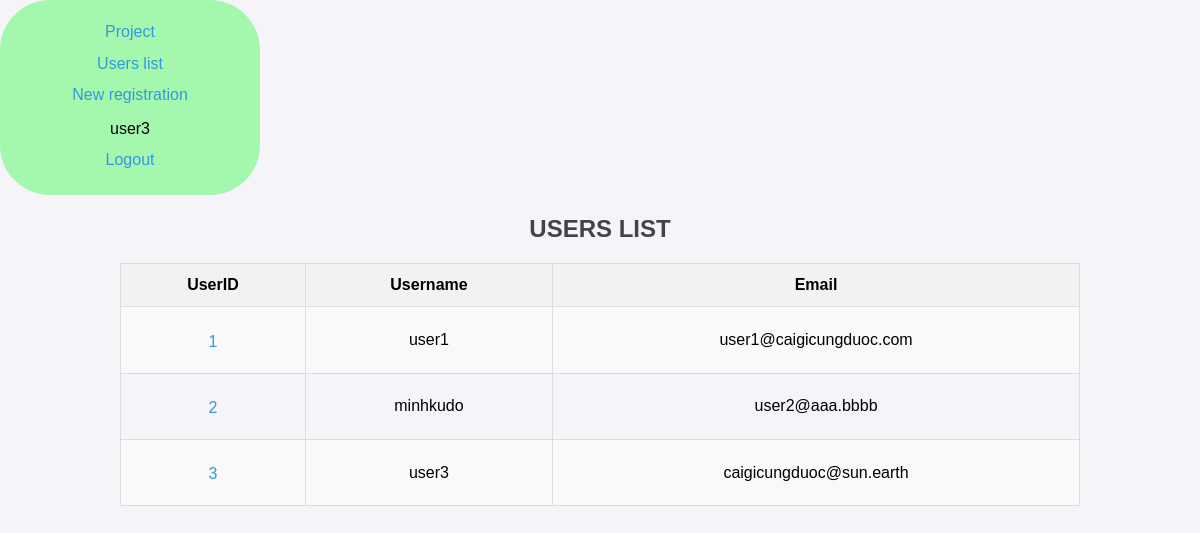
Before: /crud/users (signed in) with the older database file.
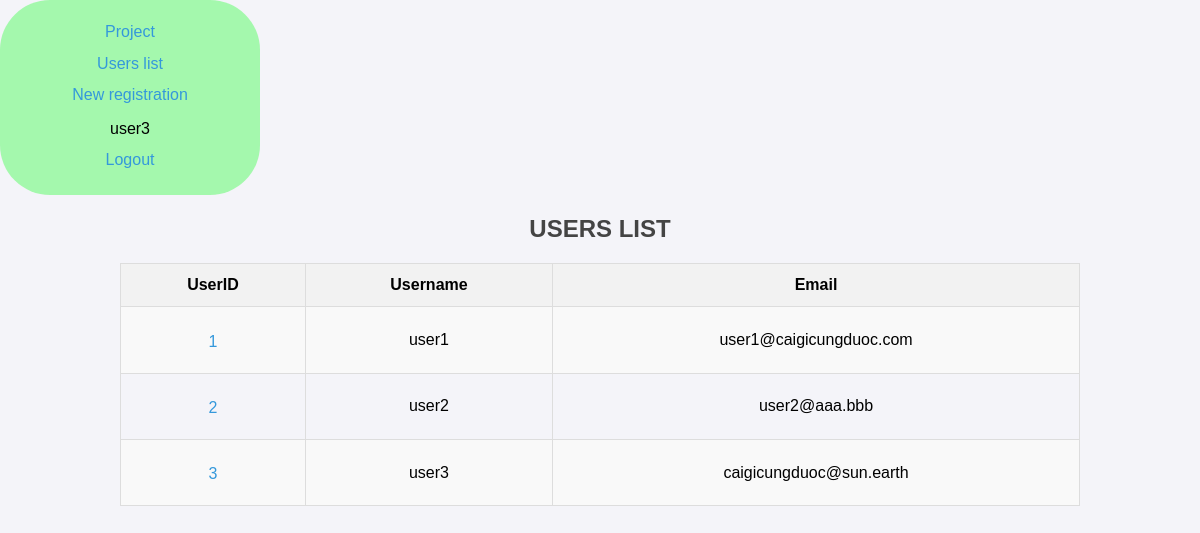
After: the same page with the newer database file.
### apps/crud/models.py (models this page shows, shortened)
class User(db.Model, UserMixin):
    __tablename__ = "users"
    id = db.Column(db.Integer, primary_key=True)
    username = db.Column(db.String, index=True)
    email = db.Column(db.String, unique=True, index=True)
    password_hash = db.Column(db.String)
    created_at = db.Column(db.DateTime, default=datetime.now)
    updated_at = db.Column(db.DateTime, default=datetime.now, onupdate=datetime.now)
    @property
    def password(self):
        raise AttributeError("Unreadable")

### apps/crud/views.py (the view)
@crud.route("/users")
@login_required
def users():
    users = User.query.all()
    return render_template("crud/index.html", users=users)

### apps/crud/models.py (called while the page is built)
@login_manager.user_loader
def load_user(user_id):
    return User.query.get(user_id)

### apps/crud/templates/crud/index.html
{% extends "crud/base.html" %} {% block title %}Users List{% endblock %} {%
block content %}
<h2>USERS LIST</h2>
<table>
  <tr>
    <th>UserID</th>
    <th>Username</th>
    <th>Email</th>
  </tr>
  {% for user in users %}
  <tr>
    <td>
      <a href="{{ url_for('crud.edit_user', user_id=user.id) }}">{{user.id}}</a>
    </td>
    <td>{{user.username}}</td>
    <td>{{user.email}}</td>
  </tr>
  {% endfor %}
</table>
{% endblock %}

### apps/crud/templates/crud/base.html (shortened to what this page needs)
<!DOCTYPE html>
<html lang="en">
  <head>
    <link
      rel="stylesheet"
      href="{{url_for('crud.static', filename='style.css')}}"
    />
  </head>
  <body>
    <div class="auth">
      <a href="{{url_for('detector.index')}}">Project</a>
      <a href="{{url_for('crud.users')}}">Users list</a>
      <a href="{{url_for('crud.create_user')}}">New registration</a>
      {% if current_user.is_authenticated %}
      <p>
        <span>{{ current_user.username }}</span>
        <span><a href="{{ url_for('auth.logout') }}">Logout</a></span>
      </p>
      {% endif %}
    </div>
    {% block content %}{% endblock %}
  </body>
</html>

### apps/crud/static/style.css (style rules this page uses)
body { font-family: Arial, sans-serif; background-color: #f4f4f9; color: #000000; margin: 0; padding: 0; justify-content: center; align-items: center; }
h2 { color: #444; text-align: center; margin-top: 20px; }
a { display: block; color: #3498db; text-decoration: none; margin-top: 10pt; margin-bottom: 10px; }
table { width: 100%; border-collapse: collapse; margin: 0 auto; width: 80%; }
table th, table td { padding: 12px; border: 1px solid #ddd; text-align: center; }
table th { background-color: #f2f2f2; }
table tr:nth-child(even) { background-color: #f9f9f9; }
.auth { display: block; width: 20%; background-color: hsla(124, 98%, 61%, 0.429); border-radius: 50px; border-color: blue; padding: 10px; text-align: center; }

Changed rows visible on the page:
changed User id 2: username "minhkudo" → "user2"; email "user2@aaa.bbbb" → "user2@aaa.bbb"
